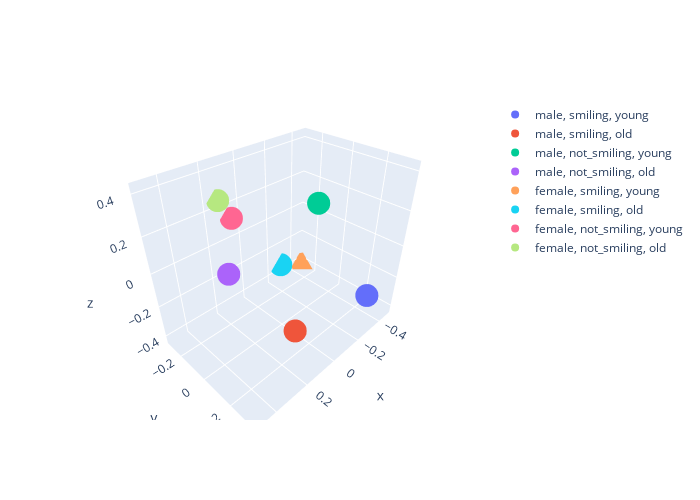

The notebook cell this image was saved under:
### Code cell
trace = []
for lbl in range(len(classes)):
    m = relational_label[lbl]
    _x = m[0:1] 
    _y = m[1:2]
    _z = m[2:]
    trace.append(go.Scatter3d(x=_x, y=_y, z=_z, mode="markers", name=f"{label_discription[classes[lbl]]}", 
                              marker = dict(size=8)))
layout = go.Layout(width=700, height=500)    
data = trace
fig = dict(data=data, layout=layout)
iplot(fig)

### Figure 1 — Plotly figure (JSON) as saved in the notebook; plotly's stock layout.template omitted (floating-point values rounded to 4 significant figures)
{"data": [{"marker": {"size": 8}, "mode": "markers", "name": "male, smiling, young", "type": "scatter3d", "x": [-0.2528], "y": [0.3458], "z": [-0.1889]}, {"marker": {"size": 8}, "mode": "markers", "name": "male, smiling, old", "type": "scatter3d", "x": [0.2274], "y": [0.3061], "z": [-0.1202]}, {"marker": {"size": 8}, "mode": "markers", "name": "male, not_smiling, young", "type": "scatter3d", "x": [0.08556], "y": [0.2782], "z": [0.4205]}, {"marker": {"size": 8}, "mode": "markers", "name": "male, not_smiling, old", "type": "scatter3d", "x": [0.4921], "y": [0.2432], "z": [0.2914]}, {"marker": {"size": 8}, "mode": "markers", "name": "female, smiling, young", "type": "scatter3d", "x": [-0.4725], "y": [-0.2827], "z": [-0.428]}, {"marker": {"size": 8}, "mode": "markers", "name": "female, smiling, old", "type": "scatter3d", "x": [-0.2868], "y": [-0.304], "z": [-0.3491]}, {"marker": {"size": 8}, "mode": "markers", "name": "female, not_smiling, young", "type": "scatter3d", "x": [0.06999], "y": [-0.2908], "z": [0.1274]}, {"marker": {"size": 8}, "mode": "markers", "name": "female, not_smiling, old", "type": "scatter3d", "x": [0.137], "y": [-0.2958], "z": [0.247]}], "layout": {"height": 500, "scene": {"aspectmode": "auto", "aspectratio": {"x": 1.191, "y": 0.802, "z": 1.047}}, "width": 700}}
